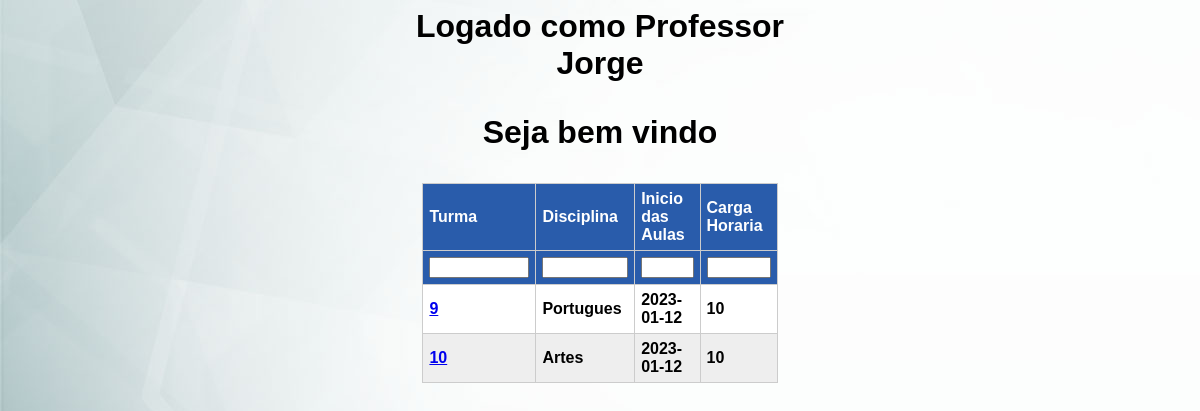
The page /escola/tela_prof1.php (signed in) on the database its author committed.
### tables this page shows
CREATE TABLE `turmas` (
  `id_turma` int(11) NOT NULL,
  `fk_id_curso` int(11) DEFAULT NULL,
  `fk_id_professor` int(11) DEFAULT NULL,
  `periodo_letivo` date DEFAULT NULL
);

CREATE TABLE `cursos` (
  `id_curso` int(11) NOT NULL,
  `nome_curso` varchar(50) NOT NULL,
  `carga_horaria` int(11) DEFAULT NULL
);

### escola/tela_prof1.php (the view, shortened to what this page needs)
<head>
    <link rel="stylesheet" type="text/css" href="estilo.css" />
    <link rel="stylesheet" href="estilo.css">
    </head>
<h1 align="center">Logado como Professor<br>
<?php session_start();
                   echo $_SESSION['nome_prof'];
                   include 'conect.php';
            $id_prof = $_SESSION["id_prof"]; ?>
    <p>Seja bem vindo</p>
</h1>
<div align="center">
        <tbody>
        <table id="tabela" style="width:30% ;">
                <thead style="background-color: lightblue;">
                    <tr>
                        <th>Turma</th>
                        <th>Disciplina</th>
                        <th>Inicio das Aulas</th>
                        <th>Carga Horaria</th>
                    </tr>
                    <tr>
                        <th><input type="text" id="txtColuna1" /></th>
                        <th><input type="text" id="txtColuna2" /></th>
                        <th><input type="text" id="txtColuna3" /></th>
                        <th><input type="text" id="txtColuna4" /></th>
                    </tr>
                </thead>
                    <?php
                    $stmt = $pdo->prepare('SELECT turmas.id_turma,cursos.nome_curso,turmas.periodo_letivo,cursos.carga_horaria
                    FROM turmas
                    LEFT JOIN cursos
                    ON turmas.fk_id_curso = cursos.id_curso
                    WHERE turmas.fk_id_professor = :id_prof
                    ');
                    $stmt->bindParam(':id_prof', $id_prof);
                    $stmt->execute();
                    if (($stmt->rowCount()) > 0) {
                        foreach ($stmt as $row) :
                    ?>
                            <tr>
                                <td><a href="tela_prof2.php?id_turma=<?php echo $row['id_turma']; ?>"><?php echo $row['id_turma']; ?></a></td>
                                <td><?php echo $row['nome_curso']; ?></td>
                                <td><?php echo $row['periodo_letivo']; ?></td>
                                <td><?php echo $row['carga_horaria']; ?></td>
                            </tr>
                    <?php
                        endforeach;
                    }
                    ?>
                </tbody>
</div>

### escola/estilo.css (style rules this page uses)
#tabela { width:100%; border:solid 1px; text-align:left; border-collapse:collapse; }
#tabela tbody tr { border:solid 1px; height:30px; }
#tabela thead th:nth-child(1) { width:100px; }
#tabela input { color:navy; width:100%; }
table { width: 100%; border-collapse: collapse; }
tr:nth-of-type(odd) { background: rgb(255, 255, 255); }
tr:nth-of-type(1n+0) { font-weight: 700; }
tr:nth-of-type(even) { background: #eee; }
th { background: #295CAB; color: #fff; font-weight: bold; }
td, th { padding: 6px; border: 1px solid #ccc; text-align: left; }

### rows shown on the page
turmas: id_turma "9", fk_id_curso.nome_curso "Portugues", periodo_letivo "2023-01-12", fk_id_curso.carga_horaria "10"
turmas: id_turma "10", fk_id_curso.nome_curso "Artes", periodo_letivo "2023-01-12", fk_id_curso.carga_horaria "10"

### other values the page prints
$_SESSION['nome_prof'] "Jorge"
